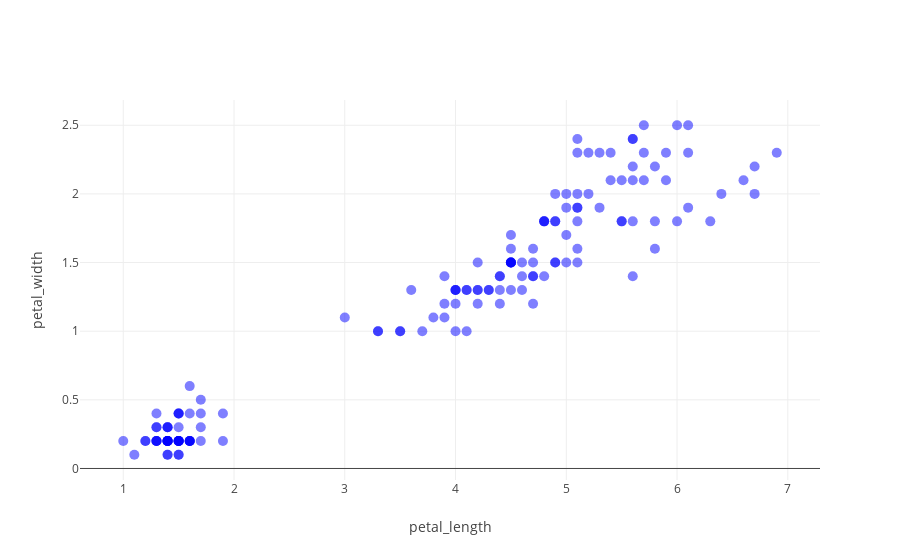

The code cell stored with this chart in its notebook:
### Code cell
display(HTML('<figcaption> Plotly graph </figcaption>'))
fig = plot_any('petal_length', 'petal_width')
plotly.offline.iplot(fig);

### Figure 1 — Plotly figure (JSON) as saved in the notebook; plotly's stock layout.template omitted (floating-point values rounded to 4 significant figures; data arrays with more than 128 entries replaced by an {"elided": "..."} marker saying what was removed)
{"data": [{"marker": {"color": "blue", "opacity": 0.5, "size": 10}, "mode": "markers", "type": "scatter", "uid": "1d6750a1-e569-4371-9337-f3dcd8a3647e", "x": {"elided": "150 float values"}, "y": {"elided": "150 float values"}}], "layout": {"xaxis": {"title": {"text": "petal_length"}}, "yaxis": {"title": {"text": "petal_width"}}}}
